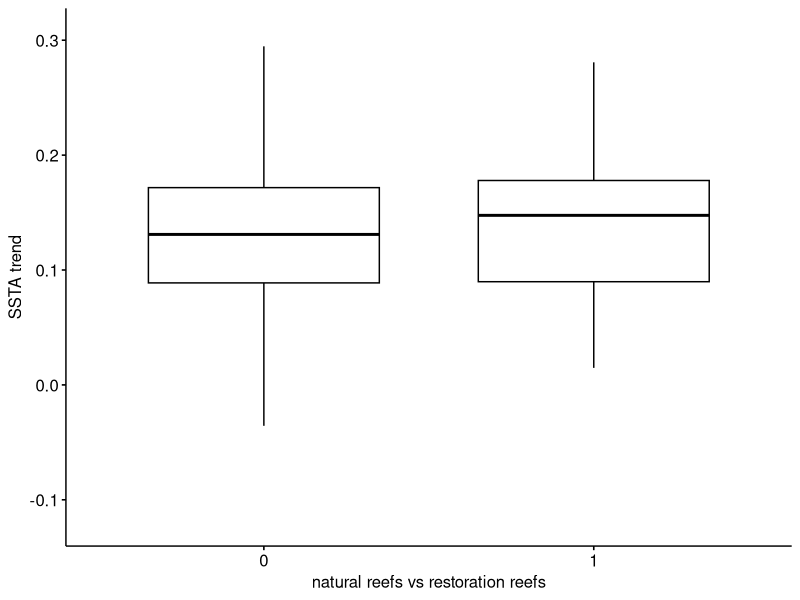
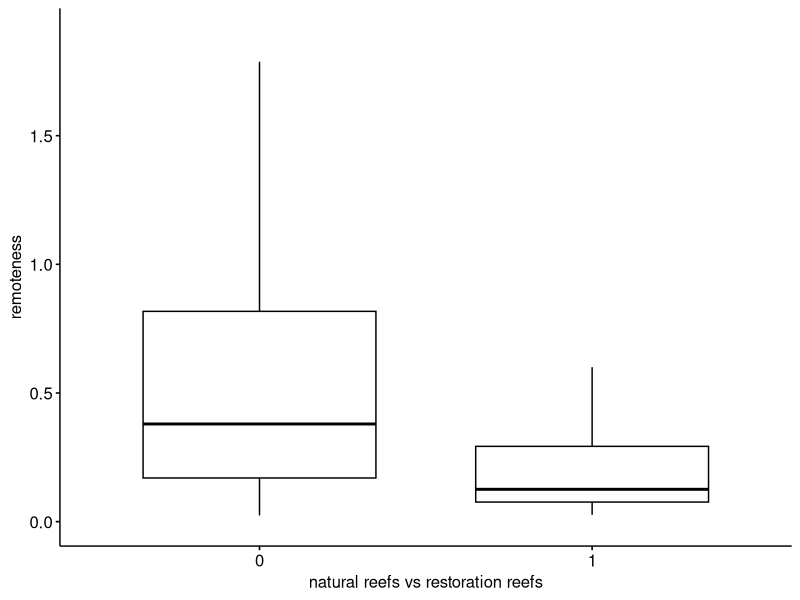
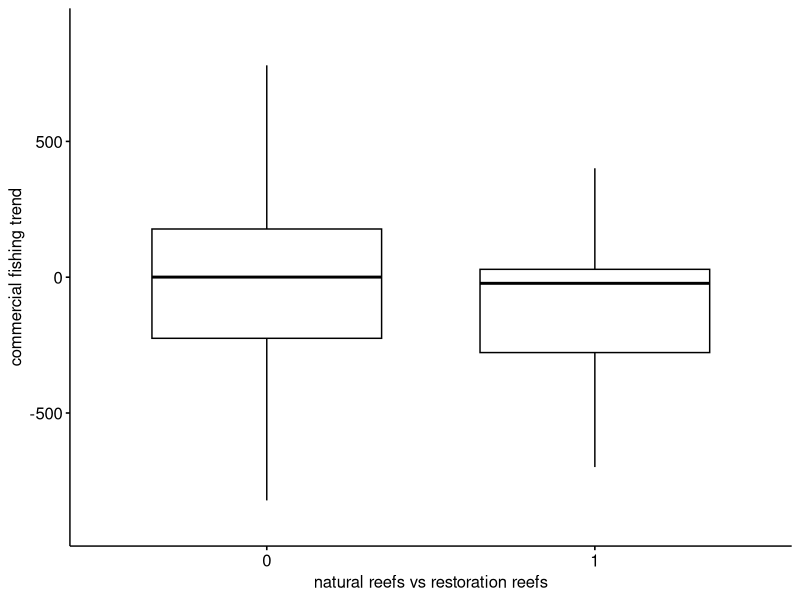
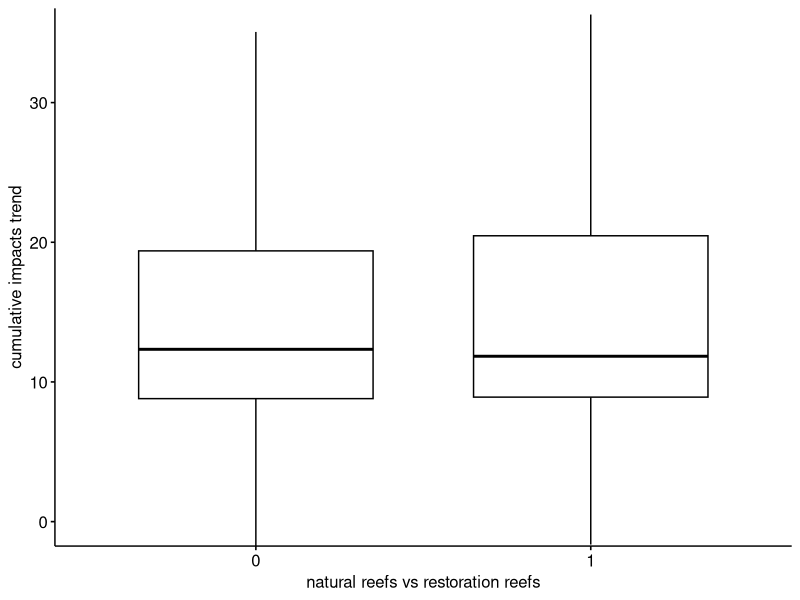
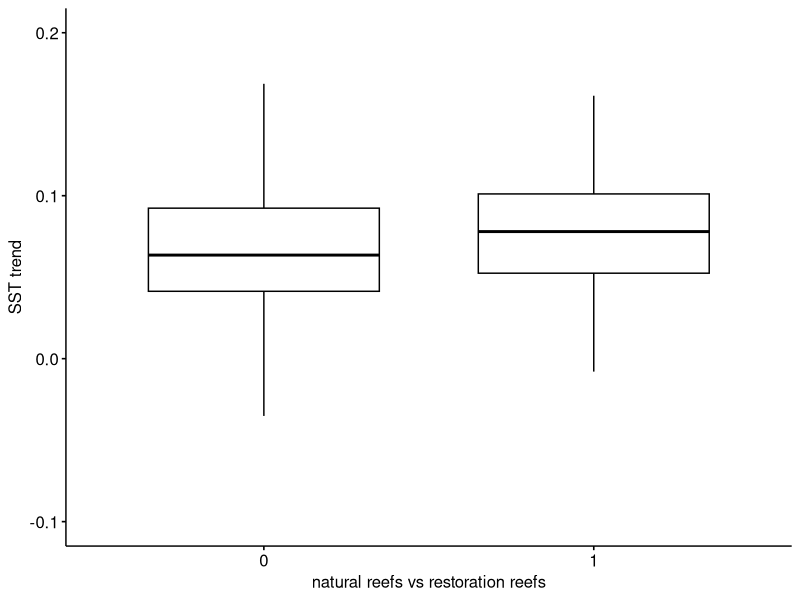
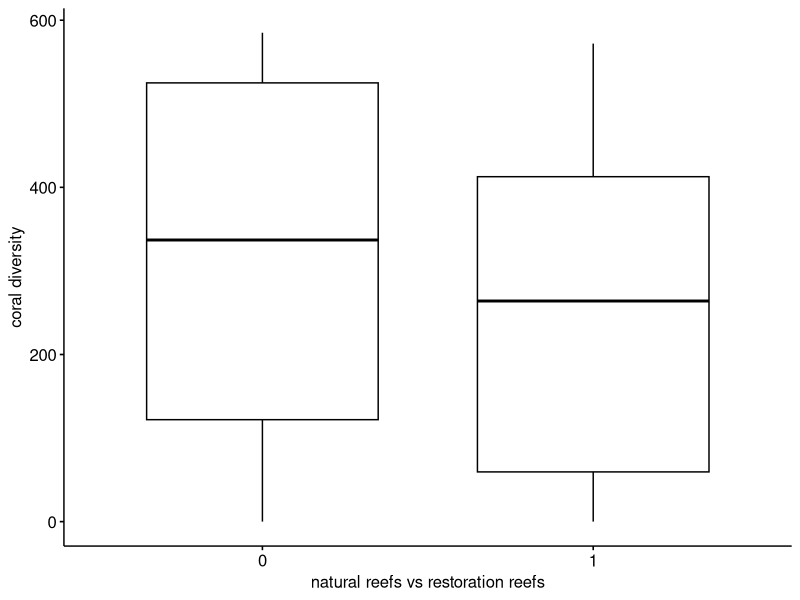

Write R code to recreate these figures, in order. (Note: this script raises an error after producing the figures.)
library(ggplot2)
library(ggpubr)

#comparative boxplots: natural vs restore reefs
reef<-read.csv("reefs_final.csv",header=T)

a<-ggboxplot(
  reef,
  x="restoration",
  y="SSTA_mean_trend",
  xlab = "natural reefs vs restoration reefs",
  ylab = "SSTA trend", outlier.colour = NA)

remoteness_log<- log(reef$remotness+1)
reef<- cbind(reef, remoteness_log)
range(reef$remoteness_log)
b<-ggboxplot(
  reef,
  x="restoration",
  y="remoteness_log",
  xlab = "natural reefs vs restoration reefs",
  ylab = "remoteness", outlier.colour = NA, ylim=c(0,1.9))

range(reef$fishing_demersal_destructive_trend, na.rm=TRUE)
c<-ggboxplot(
  reef,
  x="restoration",
  y="fishing_demersal_destructive_trend",
  xlab = "natural reefs vs restoration reefs",
  ylab = "commercial fishing trend", outlier.colour = NA,ylim=c(-900,900) )

range(reef$cumulative_impact_trend,  na.rm=TRUE)
d<-ggboxplot(
  reef,
  x="restoration",
  y="cumulative_impact_trend",
  xlab = "natural reefs vs restoration reefs",
  ylab = "cumulative impacts trend", outlier.colour = NA, ylim=c(0,35) )

e<-ggboxplot(
  reef,
  x="restoration",
  y="SST_trend",
  xlab = "natural reefs vs restoration reefs",
  ylab = "SST trend", outlier.colour = NA, ylim=c(-0.1, 0.2))

f<-ggboxplot(
  reef,
  x="restoration",
  y="rich",
  xlab = "natural reefs vs restoration reefs",
  ylab = "coral diversity",outlier.colour = NA)

pdf("restored_vs_reef.pdf")

((a)|(e))/
  ((b)|(c))/
  ((f)|(d))

dev.off()
                 
t.test(reef$SSTA_mean_trend~reef$restoration)

t.test(reef$remotness~reef$restoration)

t.test(reef$fishing_demersal_destructive_trend~reef$restoration)

t.test(reef$cumulative_impact_trend~reef$restoration)

t.test(reef$rich~reef$restoration)
